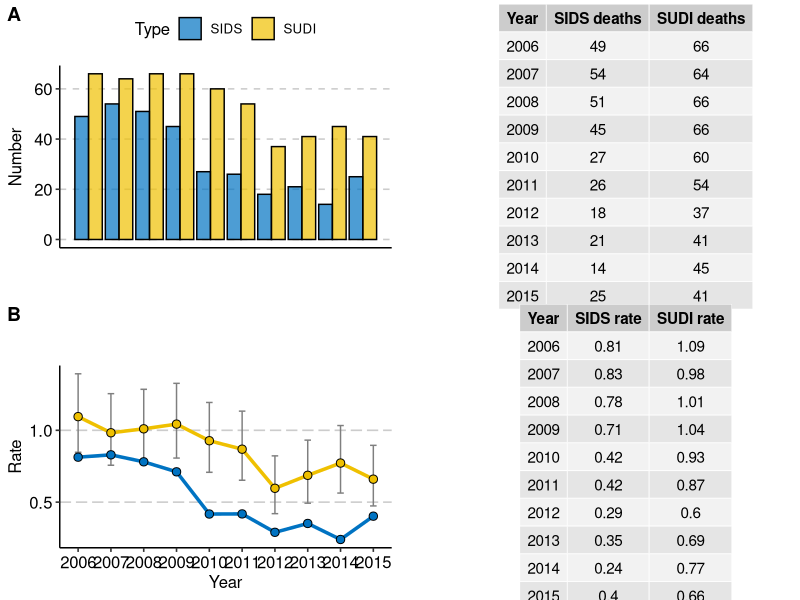

Recreate this plot in R.
library(tidyverse)
library(readxl)
library(magrittr)
library(ggpubr)
library(ggsci)


df <- read_excel(here::here("data", "incidence.xlsx"))

count_df <- select(df, -`Live births`)

rate_df <- df %>%
  mutate(`SIDS rate` = `SIDS deaths` * 1000 / `Live births`,
         `SUDI rate` = `SUDI deaths` * 1000 / `Live births`) %>%
  rowwise %>%
  mutate(
    `SUDI lower CI` = poisson.test(`SUDI deaths`)$conf.int[1]*1000/`Live births`,
    `SUDI upper CI` = poisson.test(`SUDI deaths`)$conf.int[2]*1000/`Live births`) 

rate_df %<>%
  select(-c("Live births":"SUDI deaths")) %>%
  mutate_if(is.numeric, round, digits = 2)

df %<>%
  pivot_longer(names_to = "Type", cols = 3:4, values_to = "Number")

df %<>%
  mutate(Type = ifelse(Type == "SIDS deaths", "SIDS", "SUDI"),
           Rate = Number * 1000 / `Live births`) %>%
  rowwise %>%
  mutate(Rate_lower_CI = ifelse(
    Type == "SUDI", poisson.test(Number)$conf.int[1]*1000/`Live births`, NA),
         Rate_upper_CI = ifelse(
           Type == "SUDI", poisson.test(Number)$conf.int[2]*1000/`Live births`, NA))


# Counts ------------------------------------------------------------------

count_plot <- ggplot(data = df) +
  geom_bar(aes(x = Year, y = Number, fill = Type),
           alpha = 0.7, color = "black",
           stat = "identity", position = "dodge") +
  scale_fill_jco() +
  scale_color_jco() +
  theme_pubr() +
  theme(panel.grid.major.y = element_line(color = "grey80",
                                          linetype = "dashed"),
        axis.title.x = element_blank(),
        axis.ticks.x = element_blank(),
        axis.text.x = element_blank())

incidence_plot <- ggplot(data = df) +
  geom_line(aes(x = Year, y = Rate, color = Type), size = 1.2) +
  geom_errorbar(aes(x = Year, ymin = Rate_lower_CI, ymax = Rate_upper_CI),
                size = .5, width = 0.2, color = "gray50") +
  geom_point(aes(x = Year, y = Rate, color = Type, fill = Type), 
             shape = 21, color = "black", size = 2.5) +
  scale_x_continuous(breaks = seq(2006, 2015, 1), labels = seq(2006, 2015, 1)) +
  scale_fill_jco() +
  scale_color_jco() +
  theme_pubr() +
  theme(panel.grid.major.y = element_line(color = "grey80",
                                          linetype = "longdash"),
        legend.position = "none")

count_df_p <- ggtexttable(count_df, rows = NULL, 
                        theme = ttheme("default"))

rate_df_p <- ggtexttable(select(rate_df, -c("SUDI lower CI", "SUDI upper CI")), rows = NULL, 
                          theme = ttheme("default"))
  
ggarrange(count_plot, count_df_p, incidence_plot, rate_df_p,
          ncol = 2, nrow = 2,
          align = "hv",
          labels = c("A", "", "B"))



